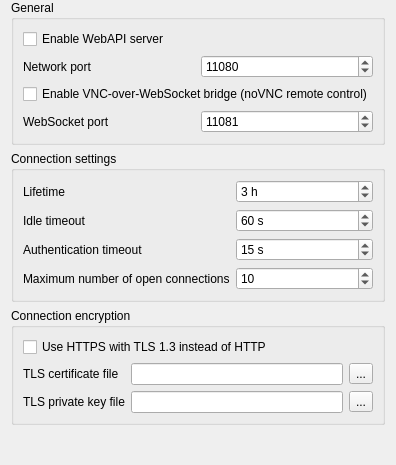
<?xml version="1.0" encoding="UTF-8"?>
<ui version="4.0">
 <class>WebApiConfigurationPage</class>
 <widget class="QWidget" name="WebApiConfigurationPage">
  <property name="windowTitle">
   <string>Web API</string>
  </property>
  <property name="windowIcon">
   <iconset resource="webapi.qrc">
    <normaloff>:/webapi/webapi.png</normaloff>:/webapi/webapi.png</iconset>
  </property>
  <layout class="QVBoxLayout" name="verticalLayout">
   <property name="topMargin">
    <number>0</number>
   </property>
   <property name="bottomMargin">
    <number>0</number>
   </property>
   <item>
    <widget class="QGroupBox" name="groupBox">
     <property name="title">
      <string>General</string>
     </property>
     <layout class="QGridLayout" name="gridLayout" columnstretch="0,0">
      <item row="1" column="0">
       <widget class="QLabel" name="label">
        <property name="text">
         <string>Network port</string>
        </property>
       </widget>
      </item>
      <item row="0" column="0" colspan="2">
       <widget class="QCheckBox" name="httpServerEnabled">
        <property name="text">
         <string>Enable WebAPI server</string>
        </property>
       </widget>
      </item>
      <item row="1" column="1">
       <widget class="QSpinBox" name="httpServerPort">
        <property name="minimum">
         <number>1</number>
        </property>
        <property name="maximum">
         <number>65535</number>
        </property>
        <property name="singleStep">
         <number>10</number>
        </property>
        <property name="value">
         <number>11080</number>
        </property>
       </widget>
      </item>
      <item row="2" column="0" colspan="2">
       <widget class="QCheckBox" name="webSocketServerEnabled">
        <property name="text">
         <string>Enable VNC-over-WebSocket bridge (noVNC remote control)</string>
        </property>
       </widget>
      </item>
      <item row="3" column="0">
       <widget class="QLabel" name="labelWebSocketPort">
        <property name="text">
         <string>WebSocket port</string>
        </property>
       </widget>
      </item>
      <item row="3" column="1">
       <widget class="QSpinBox" name="webSocketServerPort">
        <property name="minimum">
         <number>1</number>
        </property>
        <property name="maximum">
         <number>65535</number>
        </property>
        <property name="singleStep">
         <number>10</number>
        </property>
        <property name="value">
         <number>11081</number>
        </property>
       </widget>
      </item>
     </layout>
    </widget>
   </item>
   <item>
    <widget class="QGroupBox" name="groupBox_2">
     <property name="title">
      <string>Connection settings</string>
     </property>
     <layout class="QGridLayout" name="gridLayout_2" columnstretch="0,0">
      <item row="0" column="0">
       <widget class="QLabel" name="label_4">
        <property name="text">
         <string>Lifetime</string>
        </property>
       </widget>
      </item>
      <item row="0" column="1">
       <widget class="QSpinBox" name="connectionLifetime">
        <property name="suffix">
         <string> h</string>
        </property>
        <property name="minimum">
         <number>1</number>
        </property>
        <property name="maximum">
         <number>24</number>
        </property>
        <property name="singleStep">
         <number>1</number>
        </property>
        <property name="value">
         <number>3</number>
        </property>
        <property name="displayIntegerBase">
         <number>10</number>
        </property>
       </widget>
      </item>
      <item row="1" column="1">
       <widget class="QSpinBox" name="connectionIdleTimeout">
        <property name="suffix">
         <string> s</string>
        </property>
        <property name="minimum">
         <number>10</number>
        </property>
        <property name="maximum">
         <number>3600</number>
        </property>
        <property name="singleStep">
         <number>10</number>
        </property>
        <property name="value">
         <number>60</number>
        </property>
       </widget>
      </item>
      <item row="1" column="0">
       <widget class="QLabel" name="label_2">
        <property name="text">
         <string>Idle timeout</string>
        </property>
       </widget>
      </item>
      <item row="2" column="1">
       <widget class="QSpinBox" name="connectionAuthenticationTimeout">
        <property name="suffix">
         <string> s</string>
        </property>
        <property name="minimum">
         <number>10</number>
        </property>
        <property name="maximum">
         <number>3600</number>
        </property>
        <property name="singleStep">
         <number>10</number>
        </property>
        <property name="value">
         <number>15</number>
        </property>
       </widget>
      </item>
      <item row="2" column="0">
       <widget class="QLabel" name="label_3">
        <property name="text">
         <string>Authentication timeout</string>
        </property>
       </widget>
      </item>
      <item row="3" column="0">
       <widget class="QLabel" name="label_7">
        <property name="text">
         <string>Maximum number of open connections</string>
        </property>
       </widget>
      </item>
      <item row="3" column="1">
       <widget class="QSpinBox" name="connectionLimit">
        <property name="minimum">
         <number>1</number>
        </property>
        <property name="maximum">
         <number>1000</number>
        </property>
        <property name="singleStep">
         <number>10</number>
        </property>
        <property name="value">
         <number>10</number>
        </property>
       </widget>
      </item>
     </layout>
    </widget>
   </item>
   <item>
    <widget class="QGroupBox" name="groupBox_3">
     <property name="title">
      <string>Connection encryption</string>
     </property>
     <layout class="QGridLayout" name="gridLayout_3" columnstretch="0,0,0">
      <item row="1" column="1">
       <widget class="QLineEdit" name="tlsCertificateFile"/>
      </item>
      <item row="2" column="1">
       <widget class="QLineEdit" name="tlsPrivateKeyFile"/>
      </item>
      <item row="1" column="0">
       <widget class="QLabel" name="label_6">
        <property name="text">
         <string>TLS certificate file</string>
        </property>
       </widget>
      </item>
      <item row="2" column="0">
       <widget class="QLabel" name="label_5">
        <property name="text">
         <string>TLS private key file</string>
        </property>
       </widget>
      </item>
      <item row="1" column="2">
       <widget class="QToolButton" name="browseTlsCertificateFile">
        <property name="text">
         <string>...</string>
        </property>
        <property name="icon">
         <iconset resource="../../core/resources/core.qrc">
          <normaloff>:/core/document-open.png</normaloff>:/core/document-open.png</iconset>
        </property>
       </widget>
      </item>
      <item row="2" column="2">
       <widget class="QToolButton" name="browseTlsPrivateKeyFile">
        <property name="text">
         <string>...</string>
        </property>
        <property name="icon">
         <iconset resource="../../core/resources/core.qrc">
          <normaloff>:/core/document-open.png</normaloff>:/core/document-open.png</iconset>
        </property>
       </widget>
      </item>
      <item row="0" column="0" colspan="3">
       <widget class="QCheckBox" name="httpsEnabled">
        <property name="text">
         <string>Use HTTPS with TLS 1.3 instead of HTTP</string>
        </property>
       </widget>
      </item>
     </layout>
    </widget>
   </item>
   <item>
    <spacer name="verticalSpacer">
     <property name="orientation">
      <enum>Qt::Vertical</enum>
     </property>
     <property name="sizeHint" stdset="0">
      <size>
       <width>20</width>
       <height>40</height>
      </size>
     </property>
    </spacer>
   </item>
  </layout>
 </widget>
 <resources>
  <include location="../../core/resources/core.qrc"/>
  <include location="webapi.qrc"/>
 </resources>
 <connections/>
</ui>
